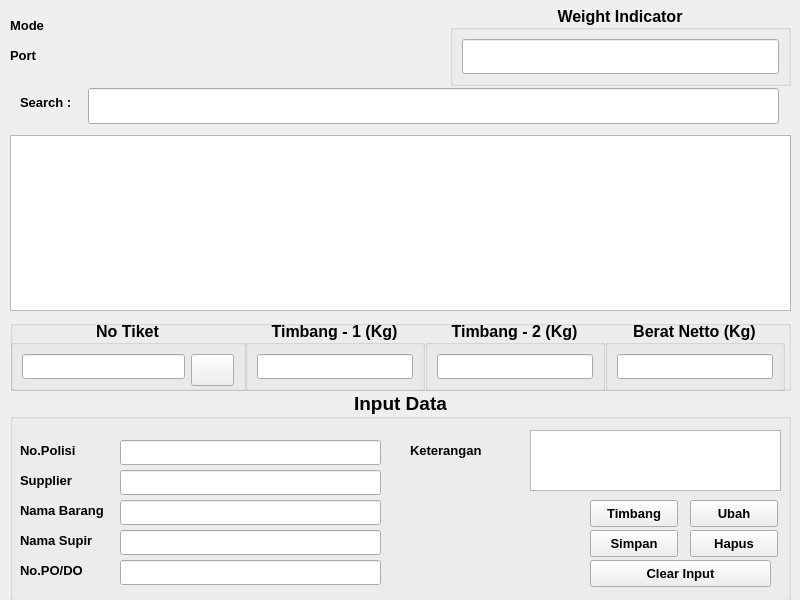
<?xml version="1.0" encoding="UTF-8"?>
<ui version="4.0">
 <class>Form</class>
 <widget class="QWidget" name="Form">
  <property name="geometry">
   <rect>
    <x>0</x>
    <y>0</y>
    <width>800</width>
    <height>600</height>
   </rect>
  </property>
  <property name="windowTitle">
   <string>Form</string>
  </property>
  <widget class="QWidget" name="layoutModeSwitch" native="true">
   <property name="geometry">
    <rect>
     <x>10</x>
     <y>10</y>
     <width>211</width>
     <height>31</height>
    </rect>
   </property>
   <layout class="QHBoxLayout" name="horizontalLayout">
    <item>
     <widget class="QLabel" name="labelMode">
      <property name="font">
       <font>
        <pointsize>10</pointsize>
        <weight>75</weight>
        <bold>true</bold>
       </font>
      </property>
      <property name="text">
       <string>Mode</string>
      </property>
     </widget>
    </item>
   </layout>
  </widget>
  <widget class="QWidget" name="layoutModeComport" native="true">
   <property name="geometry">
    <rect>
     <x>10</x>
     <y>40</y>
     <width>191</width>
     <height>31</height>
    </rect>
   </property>
   <layout class="QHBoxLayout" name="horizontalLayout_2">
    <item>
     <widget class="QLabel" name="labelModeComport">
      <property name="font">
       <font>
        <pointsize>10</pointsize>
        <weight>75</weight>
        <bold>true</bold>
       </font>
      </property>
      <property name="text">
       <string>Port</string>
      </property>
     </widget>
    </item>
   </layout>
  </widget>
  <widget class="QGroupBox" name="groupBox">
   <property name="geometry">
    <rect>
     <x>450</x>
     <y>5</y>
     <width>341</width>
     <height>81</height>
    </rect>
   </property>
   <property name="font">
    <font>
     <pointsize>12</pointsize>
     <weight>75</weight>
     <bold>true</bold>
     <strikeout>false</strikeout>
    </font>
   </property>
   <property name="layoutDirection">
    <enum>Qt::LeftToRight</enum>
   </property>
   <property name="title">
    <string>Weight Indicator</string>
   </property>
   <property name="alignment">
    <set>Qt::AlignCenter</set>
   </property>
   <property name="flat">
    <bool>true</bool>
   </property>
   <layout class="QHBoxLayout" name="horizontalLayout_3">
    <item>
     <widget class="QLineEdit" name="edCurrentWeight">
      <property name="sizePolicy">
       <sizepolicy hsizetype="Expanding" vsizetype="Expanding">
        <horstretch>0</horstretch>
        <verstretch>0</verstretch>
       </sizepolicy>
      </property>
     </widget>
    </item>
   </layout>
  </widget>
  <widget class="QTableView" name="tableView">
   <property name="geometry">
    <rect>
     <x>10</x>
     <y>135</y>
     <width>781</width>
     <height>176</height>
    </rect>
   </property>
   <property name="font">
    <font>
     <pointsize>10</pointsize>
    </font>
   </property>
   <property name="editTriggers">
    <set>QAbstractItemView::NoEditTriggers</set>
   </property>
  </widget>
  <widget class="QGroupBox" name="groupBox_2">
   <property name="geometry">
    <rect>
     <x>10</x>
     <y>390</y>
     <width>781</width>
     <height>211</height>
    </rect>
   </property>
   <property name="font">
    <font>
     <pointsize>14</pointsize>
     <weight>75</weight>
     <bold>true</bold>
    </font>
   </property>
   <property name="title">
    <string>Input Data</string>
   </property>
   <property name="alignment">
    <set>Qt::AlignCenter</set>
   </property>
   <widget class="QLabel" name="label">
    <property name="geometry">
     <rect>
      <x>10</x>
      <y>50</y>
      <width>91</width>
      <height>21</height>
     </rect>
    </property>
    <property name="font">
     <font>
      <pointsize>10</pointsize>
      <weight>75</weight>
      <bold>true</bold>
     </font>
    </property>
    <property name="text">
     <string>No.Polisi</string>
    </property>
   </widget>
   <widget class="QLineEdit" name="edNomorPolisi">
    <property name="geometry">
     <rect>
      <x>110</x>
      <y>50</y>
      <width>261</width>
      <height>25</height>
     </rect>
    </property>
    <property name="font">
     <font>
      <pointsize>10</pointsize>
      <weight>75</weight>
      <bold>true</bold>
     </font>
    </property>
   </widget>
   <widget class="QLabel" name="label_2">
    <property name="geometry">
     <rect>
      <x>10</x>
      <y>80</y>
      <width>91</width>
      <height>21</height>
     </rect>
    </property>
    <property name="font">
     <font>
      <pointsize>10</pointsize>
      <weight>75</weight>
      <bold>true</bold>
     </font>
    </property>
    <property name="text">
     <string>Supplier</string>
    </property>
   </widget>
   <widget class="QLineEdit" name="edPemasok">
    <property name="geometry">
     <rect>
      <x>110</x>
      <y>80</y>
      <width>261</width>
      <height>25</height>
     </rect>
    </property>
    <property name="font">
     <font>
      <pointsize>10</pointsize>
      <weight>75</weight>
      <bold>true</bold>
     </font>
    </property>
   </widget>
   <widget class="QLabel" name="label_3">
    <property name="geometry">
     <rect>
      <x>10</x>
      <y>110</y>
      <width>91</width>
      <height>21</height>
     </rect>
    </property>
    <property name="font">
     <font>
      <pointsize>10</pointsize>
      <weight>75</weight>
      <bold>true</bold>
     </font>
    </property>
    <property name="text">
     <string>Nama Barang</string>
    </property>
   </widget>
   <widget class="QLineEdit" name="edNamaBarang">
    <property name="geometry">
     <rect>
      <x>110</x>
      <y>110</y>
      <width>261</width>
      <height>25</height>
     </rect>
    </property>
    <property name="font">
     <font>
      <pointsize>10</pointsize>
      <weight>75</weight>
      <bold>true</bold>
     </font>
    </property>
   </widget>
   <widget class="QLineEdit" name="edNamaSopir">
    <property name="geometry">
     <rect>
      <x>110</x>
      <y>140</y>
      <width>261</width>
      <height>25</height>
     </rect>
    </property>
    <property name="font">
     <font>
      <pointsize>10</pointsize>
      <weight>75</weight>
      <bold>true</bold>
     </font>
    </property>
   </widget>
   <widget class="QLabel" name="label_4">
    <property name="geometry">
     <rect>
      <x>10</x>
      <y>140</y>
      <width>91</width>
      <height>21</height>
     </rect>
    </property>
    <property name="font">
     <font>
      <pointsize>10</pointsize>
      <weight>75</weight>
      <bold>true</bold>
     </font>
    </property>
    <property name="text">
     <string>Nama Supir</string>
    </property>
   </widget>
   <widget class="QLineEdit" name="edNomorPO">
    <property name="geometry">
     <rect>
      <x>110</x>
      <y>170</y>
      <width>261</width>
      <height>25</height>
     </rect>
    </property>
    <property name="font">
     <font>
      <pointsize>10</pointsize>
      <weight>75</weight>
      <bold>true</bold>
     </font>
    </property>
   </widget>
   <widget class="QLabel" name="label_5">
    <property name="geometry">
     <rect>
      <x>10</x>
      <y>170</y>
      <width>91</width>
      <height>21</height>
     </rect>
    </property>
    <property name="font">
     <font>
      <pointsize>10</pointsize>
      <weight>75</weight>
      <bold>true</bold>
     </font>
    </property>
    <property name="text">
     <string>No.PO/DO</string>
    </property>
   </widget>
   <widget class="QLabel" name="label_6">
    <property name="geometry">
     <rect>
      <x>400</x>
      <y>50</y>
      <width>101</width>
      <height>21</height>
     </rect>
    </property>
    <property name="font">
     <font>
      <pointsize>10</pointsize>
      <weight>75</weight>
      <bold>true</bold>
     </font>
    </property>
    <property name="text">
     <string>Keterangan</string>
    </property>
   </widget>
   <widget class="QTextEdit" name="txtedKeterangan">
    <property name="geometry">
     <rect>
      <x>520</x>
      <y>40</y>
      <width>251</width>
      <height>61</height>
     </rect>
    </property>
    <property name="font">
     <font>
      <pointsize>10</pointsize>
      <weight>75</weight>
      <bold>true</bold>
     </font>
    </property>
   </widget>
   <widget class="QPushButton" name="btnTimbang">
    <property name="geometry">
     <rect>
      <x>580</x>
      <y>110</y>
      <width>88</width>
      <height>27</height>
     </rect>
    </property>
    <property name="font">
     <font>
      <pointsize>10</pointsize>
      <weight>75</weight>
      <bold>true</bold>
     </font>
    </property>
    <property name="text">
     <string>Timbang</string>
    </property>
   </widget>
   <widget class="QPushButton" name="btnEdit">
    <property name="geometry">
     <rect>
      <x>680</x>
      <y>110</y>
      <width>88</width>
      <height>27</height>
     </rect>
    </property>
    <property name="font">
     <font>
      <pointsize>10</pointsize>
      <weight>75</weight>
      <bold>true</bold>
     </font>
    </property>
    <property name="text">
     <string>Ubah</string>
    </property>
   </widget>
   <widget class="QPushButton" name="btnDelete">
    <property name="geometry">
     <rect>
      <x>680</x>
      <y>140</y>
      <width>88</width>
      <height>27</height>
     </rect>
    </property>
    <property name="font">
     <font>
      <pointsize>10</pointsize>
      <weight>75</weight>
      <bold>true</bold>
     </font>
    </property>
    <property name="text">
     <string>Hapus</string>
    </property>
   </widget>
   <widget class="QPushButton" name="btnSave">
    <property name="geometry">
     <rect>
      <x>580</x>
      <y>140</y>
      <width>88</width>
      <height>27</height>
     </rect>
    </property>
    <property name="font">
     <font>
      <pointsize>10</pointsize>
      <weight>75</weight>
      <bold>true</bold>
     </font>
    </property>
    <property name="text">
     <string>Simpan</string>
    </property>
   </widget>
   <widget class="QPushButton" name="btnClear">
    <property name="geometry">
     <rect>
      <x>580</x>
      <y>170</y>
      <width>181</width>
      <height>27</height>
     </rect>
    </property>
    <property name="font">
     <font>
      <pointsize>10</pointsize>
      <weight>75</weight>
      <bold>true</bold>
     </font>
    </property>
    <property name="text">
     <string>Clear Input</string>
    </property>
   </widget>
  </widget>
  <widget class="QGroupBox" name="groupBox_3">
   <property name="geometry">
    <rect>
     <x>10</x>
     <y>320</y>
     <width>781</width>
     <height>71</height>
    </rect>
   </property>
   <property name="title">
    <string/>
   </property>
   <widget class="QGroupBox" name="groupBox_4">
    <property name="geometry">
     <rect>
      <x>0</x>
      <y>0</y>
      <width>236</width>
      <height>71</height>
     </rect>
    </property>
    <property name="font">
     <font>
      <pointsize>12</pointsize>
      <weight>75</weight>
      <bold>true</bold>
      <strikeout>false</strikeout>
     </font>
    </property>
    <property name="layoutDirection">
     <enum>Qt::LeftToRight</enum>
    </property>
    <property name="title">
     <string>No Tiket</string>
    </property>
    <property name="alignment">
     <set>Qt::AlignCenter</set>
    </property>
    <property name="flat">
     <bool>true</bool>
    </property>
    <layout class="QHBoxLayout" name="horizontalLayout_4">
     <item>
      <widget class="QLineEdit" name="edNoTiket">
       <property name="sizePolicy">
        <sizepolicy hsizetype="Expanding" vsizetype="Expanding">
         <horstretch>0</horstretch>
         <verstretch>0</verstretch>
        </sizepolicy>
       </property>
       <property name="font">
        <font>
         <pointsize>11</pointsize>
         <weight>75</weight>
         <bold>true</bold>
         <strikeout>false</strikeout>
        </font>
       </property>
      </widget>
     </item>
     <item>
      <widget class="QPushButton" name="btnLoadTiket">
       <property name="minimumSize">
        <size>
         <width>32</width>
         <height>32</height>
        </size>
       </property>
       <property name="baseSize">
        <size>
         <width>32</width>
         <height>32</height>
        </size>
       </property>
       <property name="font">
        <font>
         <pointsize>10</pointsize>
         <weight>75</weight>
         <bold>true</bold>
         <strikeout>false</strikeout>
        </font>
       </property>
       <property name="text">
        <string/>
       </property>
       <property name="icon">
        <iconset resource="../resources.qrc">
         <normaloff>:/Icons/resources/icon/data-transformation.png</normaloff>:/Icons/resources/icon/data-transformation.png</iconset>
       </property>
       <property name="iconSize">
        <size>
         <width>32</width>
         <height>32</height>
        </size>
       </property>
      </widget>
     </item>
    </layout>
   </widget>
   <widget class="QGroupBox" name="groupBox_5">
    <property name="geometry">
     <rect>
      <x>235</x>
      <y>0</y>
      <width>180</width>
      <height>71</height>
     </rect>
    </property>
    <property name="font">
     <font>
      <pointsize>12</pointsize>
      <weight>75</weight>
      <bold>true</bold>
      <strikeout>false</strikeout>
     </font>
    </property>
    <property name="layoutDirection">
     <enum>Qt::LeftToRight</enum>
    </property>
    <property name="title">
     <string>Timbang - 1 (Kg)</string>
    </property>
    <property name="alignment">
     <set>Qt::AlignCenter</set>
    </property>
    <property name="flat">
     <bool>true</bool>
    </property>
    <layout class="QHBoxLayout" name="horizontalLayout_6">
     <item>
      <widget class="QLineEdit" name="edTimbang1">
       <property name="sizePolicy">
        <sizepolicy hsizetype="Expanding" vsizetype="Expanding">
         <horstretch>0</horstretch>
         <verstretch>0</verstretch>
        </sizepolicy>
       </property>
       <property name="font">
        <font>
         <pointsize>11</pointsize>
         <weight>75</weight>
         <bold>true</bold>
         <strikeout>false</strikeout>
        </font>
       </property>
      </widget>
     </item>
    </layout>
   </widget>
   <widget class="QGroupBox" name="groupBox_6">
    <property name="geometry">
     <rect>
      <x>415</x>
      <y>0</y>
      <width>180</width>
      <height>71</height>
     </rect>
    </property>
    <property name="font">
     <font>
      <pointsize>12</pointsize>
      <weight>75</weight>
      <bold>true</bold>
      <strikeout>false</strikeout>
     </font>
    </property>
    <property name="layoutDirection">
     <enum>Qt::LeftToRight</enum>
    </property>
    <property name="title">
     <string>Timbang - 2 (Kg)</string>
    </property>
    <property name="alignment">
     <set>Qt::AlignCenter</set>
    </property>
    <property name="flat">
     <bool>true</bool>
    </property>
    <layout class="QHBoxLayout" name="horizontalLayout_7">
     <item>
      <widget class="QLineEdit" name="edTimbang2">
       <property name="sizePolicy">
        <sizepolicy hsizetype="Expanding" vsizetype="Expanding">
         <horstretch>0</horstretch>
         <verstretch>0</verstretch>
        </sizepolicy>
       </property>
       <property name="font">
        <font>
         <pointsize>11</pointsize>
         <weight>75</weight>
         <bold>true</bold>
         <strikeout>false</strikeout>
        </font>
       </property>
      </widget>
     </item>
    </layout>
   </widget>
   <widget class="QGroupBox" name="groupBox_7">
    <property name="geometry">
     <rect>
      <x>595</x>
      <y>0</y>
      <width>180</width>
      <height>71</height>
     </rect>
    </property>
    <property name="font">
     <font>
      <pointsize>12</pointsize>
      <weight>75</weight>
      <bold>true</bold>
      <strikeout>false</strikeout>
     </font>
    </property>
    <property name="layoutDirection">
     <enum>Qt::LeftToRight</enum>
    </property>
    <property name="title">
     <string>Berat Netto (Kg)</string>
    </property>
    <property name="alignment">
     <set>Qt::AlignCenter</set>
    </property>
    <property name="flat">
     <bool>true</bool>
    </property>
    <layout class="QHBoxLayout" name="horizontalLayout_8">
     <item>
      <widget class="QLineEdit" name="edNetto">
       <property name="sizePolicy">
        <sizepolicy hsizetype="Expanding" vsizetype="Expanding">
         <horstretch>0</horstretch>
         <verstretch>0</verstretch>
        </sizepolicy>
       </property>
       <property name="font">
        <font>
         <pointsize>11</pointsize>
         <weight>75</weight>
         <bold>true</bold>
         <strikeout>false</strikeout>
        </font>
       </property>
      </widget>
     </item>
    </layout>
   </widget>
  </widget>
  <widget class="QWidget" name="layoutModeComport_2" native="true">
   <property name="geometry">
    <rect>
     <x>15</x>
     <y>79</y>
     <width>776</width>
     <height>46</height>
    </rect>
   </property>
   <widget class="QLineEdit" name="edSearch">
    <property name="geometry">
     <rect>
      <x>73</x>
      <y>9</y>
      <width>691</width>
      <height>36</height>
     </rect>
    </property>
    <property name="font">
     <font>
      <pointsize>10</pointsize>
      <weight>50</weight>
      <bold>false</bold>
     </font>
    </property>
   </widget>
   <widget class="QLabel" name="labelSearch">
    <property name="geometry">
     <rect>
      <x>5</x>
      <y>15</y>
      <width>58</width>
      <height>16</height>
     </rect>
    </property>
    <property name="font">
     <font>
      <pointsize>10</pointsize>
      <weight>75</weight>
      <bold>true</bold>
     </font>
    </property>
    <property name="text">
     <string>Search : </string>
    </property>
   </widget>
  </widget>
 </widget>
 <resources>
  <include location="../resources.qrc"/>
 </resources>
 <connections/>
</ui>
